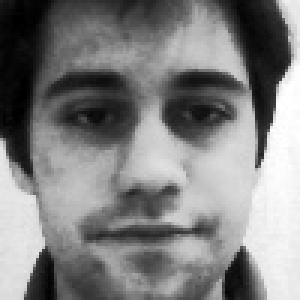
//> input picture Reconocimiento_facial/Proyecto_PIC/Miguel/ROI11.jpg, 100 x 100 px, given in place of the camera (shown 3 times larger)
$ ./face-detection   (built with g++ and OpenCV 4)
//> lines starting //> are read from the running program, lines starting //| are printed output that depends on the picture; after the words box and inside, x2 and y2 are one past the last pixel; in counts of white or black regions, pixels touching at a corner belong together
// Practica_PIC.cpp: define el punto de entrada de la aplicación de consola.
//

#include "stdafx.h"

#define ESCAPE 27

#include "opencv/cv.hpp"
#include "opencv2/core.hpp"
#include "opencv2/highgui.hpp"
#include "opencv2/imgproc.hpp"
#include "opencv2/objdetect.hpp"

#include <iostream>

using namespace cv;
using namespace std;

Mat calcHistogram(Mat img) {

	namedWindow("histogram", CV_WINDOW_AUTOSIZE);

	int histSize = 256;
	float range[] = { 0, 255 };
	const float *ranges[] = { range };

	Mat hist;
	calcHist(&img, 1, 0, Mat(), hist, 1, &histSize, ranges, true, false);

	int hist_w = 512; int hist_h = 400;
	int bin_w = cvRound((double)hist_w / histSize);

	Mat histImage(hist_h, hist_w, CV_8UC1, Scalar(0, 0, 0));

	for (int i = 1; i < histSize; i++) {

		line(histImage, Point(bin_w*(i - 1), hist_h - cvRound(hist.at<float>(i - 1))),
			Point(bin_w*(i), hist_h - cvRound(hist.at<float>(i))),
			Scalar(255, 0, 0), 2, 8, 0);
	}
	return histImage;
}

int main(int argc, char* argv[]) {

	vector<Rect> faces;
	vector <int> numdetections;
	bool holdImage = true;

	CascadeClassifier face_cascade;

	if (!face_cascade.load("haarcascade_frontalface_alt.xml")) {
		cout << "Cannot load face xml!" << endl;
		return -1;
	}

	VideoCapture inputvideo(0);

	if (!inputvideo.isOpened())
		return -1;

	namedWindow("Face Detection", WINDOW_AUTOSIZE);
	//namedWindow("Working Image", WINDOW_AUTOSIZE);
	//namedWindow("Temp", WINDOW_AUTOSIZE);

	for (;;) {

		Mat frame;
		Mat workingImage;
		Mat image;
		inputvideo >> frame;
//> frame is the input picture: 100 rows x 100 cols, CV_8UC3; min 0, max 255, mean 127.8

		if (frame.empty())
			break;

		frame.copyTo(image);
		cvtColor(image, workingImage, COLOR_BGR2GRAY);
		equalizeHist(workingImage, workingImage);

		//Mat histImage = calcHistogram(workingImage);
		//imshow("histogram", histImage);

		face_cascade.detectMultiScale(workingImage, faces, numdetections, 1.1, 8, CV_HAAR_SCALE_IMAGE | CV_HAAR_DO_CANNY_PRUNING, Size(50,50), Size(300,300));
//> faces = 1 Rect (x, y, width, height): [7, 7, 87, 87]; numdetections = [21]

		int n = faces.size();
//> n = 1
		Mat rois[5];

		for (size_t i = 0;i < faces.size(); i++) {

			if (i < 5) {

				rois[i] = Mat(image, Rect(faces[i].x, faces[i].y, faces[i].width, faces[i].height)).clone();
				resize(rois[i], rois[i], Size(image.cols / 5, image.rows / 5));
			}
		}
//> this loop made 1 pass

		for (size_t i = 0;i < faces.size(); i++) {

			rectangle(image,
				Point(faces[i].x, faces[i].y),
				Point(faces[i].x + faces[i].width, faces[i].y + faces[i].height),
				Scalar(0, 255, 0), 2);
			putText(image, "Coincidences = " + std::to_string(numdetections[i]), Point(faces[i].x - faces[i].width * 0.25, faces[i].y), 2, 1, Scalar(0, 0, 255));
		}
//> this loop made 1 pass
//> pass 1, `putText(image, "Coincidences = " + std::to_string(numdetections[i]), P..`:
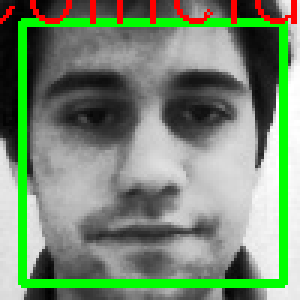
//> image: 100 rows x 100 cols, CV_8UC3 (shown 3 times larger); 11.74% of pixels changed, all inside (x1, y1, x2, y2) = (0, 0, 99, 96)


		for (int i = 0;i < size(rois); i++) {

			if (holdImage && rois[i].data) {

				rois[i].copyTo(image.rowRange(image.rows - rois[i].rows*(5-i), rois[i].rows*(i+1)).colRange(image.cols - rois[i].cols, image.cols));
			}
		}
//> this loop made 5 passes
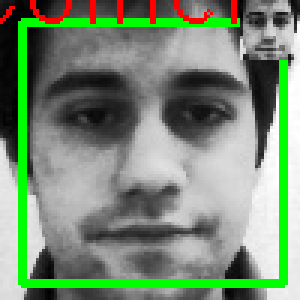
//> image: 100 rows x 100 cols, CV_8UC3 (shown 3 times larger); 4% of pixels changed, all inside (x1, y1, x2, y2) = (80, 0, 100, 20)

		imshow("Face Detection", image);
		//imshow("Working Image", workingImage);

		int keypressed = waitKey(10);
//> the Esc key is pressed

		if (keypressed == ESCAPE) {

			workingImage.release();
			frame.release();
			break;
		}

		workingImage.release();
		frame.release();
	}

	destroyAllWindows();

	return 0;
}

$ run again, on Reconocimiento_facial/Proyecto_PIC/Miguel/ROI12.jpg
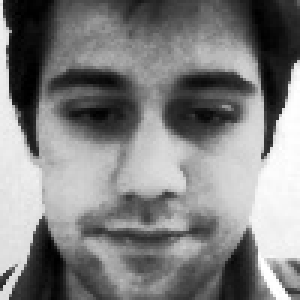
//> input picture Reconocimiento_facial/Proyecto_PIC/Miguel/ROI12.jpg, 100 x 100 px, given in place of the camera (shown 3 times larger)
//> frame is the input picture: 100 rows x 100 cols, CV_8UC3; min 0, max 255, mean 128.3
//> faces = 1 Rect (x, y, width, height): [7, 6, 86, 86]; numdetections = [18]
//> n = 1
//> the loop `for (size_t i = 0;i < faces.size(); i++)` made 1 pass
//> the loop `for (size_t i = 0;i < faces.size(); i++)` made 1 pass
//> pass 1, `putText(image, "Coincidences = " + std::to_string(numdetections[i]), P..`:
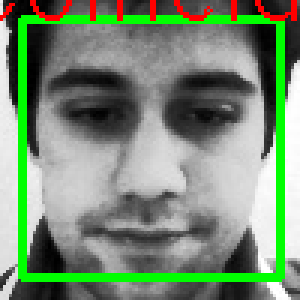
//> image: 100 rows x 100 cols, CV_8UC3 (shown 3 times larger); 11.45% of pixels changed, all inside (x1, y1, x2, y2) = (0, 0, 99, 94)
//> the loop `for (int i = 0;i < size(rois); i++)` made 5 passes
//> after the loop `for (int i = 0;i < size(rois); i++)`:
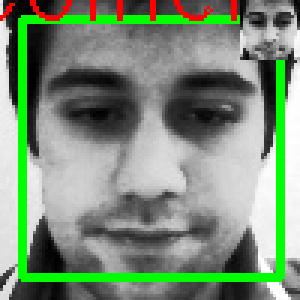
//> image: 100 rows x 100 cols, CV_8UC3 (shown 3 times larger); 3.98% of pixels changed, all inside (x1, y1, x2, y2) = (80, 0, 100, 20)

$ run again, on Reconocimiento_facial/Proyecto_PIC/Miguel/ROI13.jpg
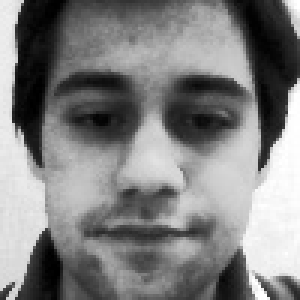
//> input picture Reconocimiento_facial/Proyecto_PIC/Miguel/ROI13.jpg, 100 x 100 px, given in place of the camera (shown 3 times larger)
//> frame is the input picture: 100 rows x 100 cols, CV_8UC3; min 0, max 255, mean 128.2
//> faces = 1 Rect (x, y, width, height): [8, 7, 86, 86]; numdetections = [20]
//> n = 1
//> the loop `for (size_t i = 0;i < faces.size(); i++)` made 1 pass
//> the loop `for (size_t i = 0;i < faces.size(); i++)` made 1 pass
//> pass 1, `putText(image, "Coincidences = " + std::to_string(numdetections[i]), P..`:
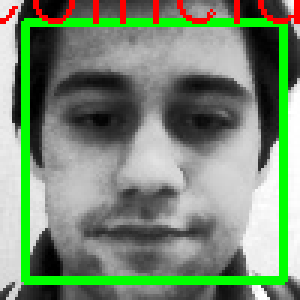
//> image: 100 rows x 100 cols, CV_8UC3 (shown 3 times larger); 11.65% of pixels changed, all inside (x1, y1, x2, y2) = (0, 0, 100, 95)
//> the loop `for (int i = 0;i < size(rois); i++)` made 5 passes
//> after the loop `for (int i = 0;i < size(rois); i++)`:
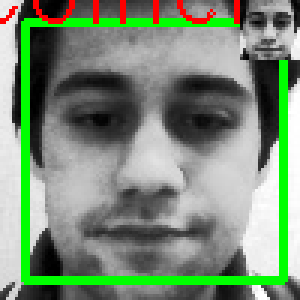
//> image: 100 rows x 100 cols, CV_8UC3 (shown 3 times larger); 3.98% of pixels changed, all inside (x1, y1, x2, y2) = (80, 0, 100, 20)
